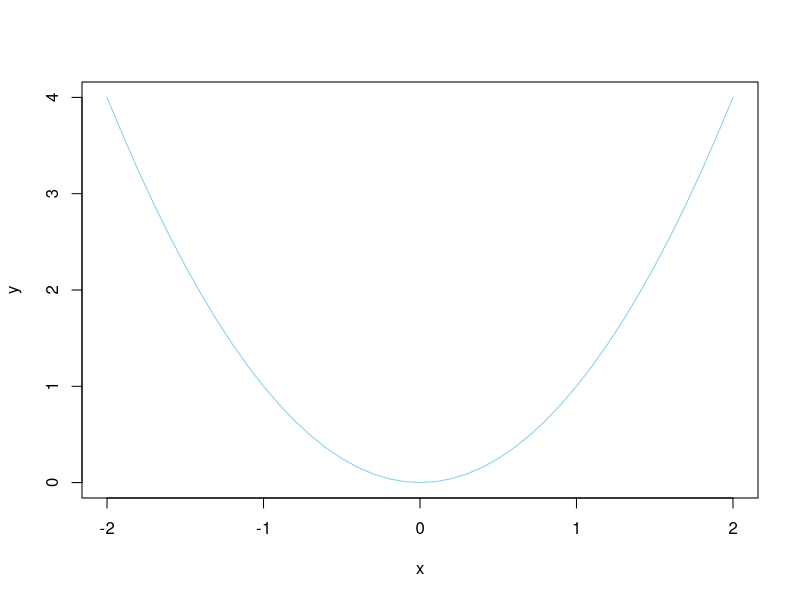
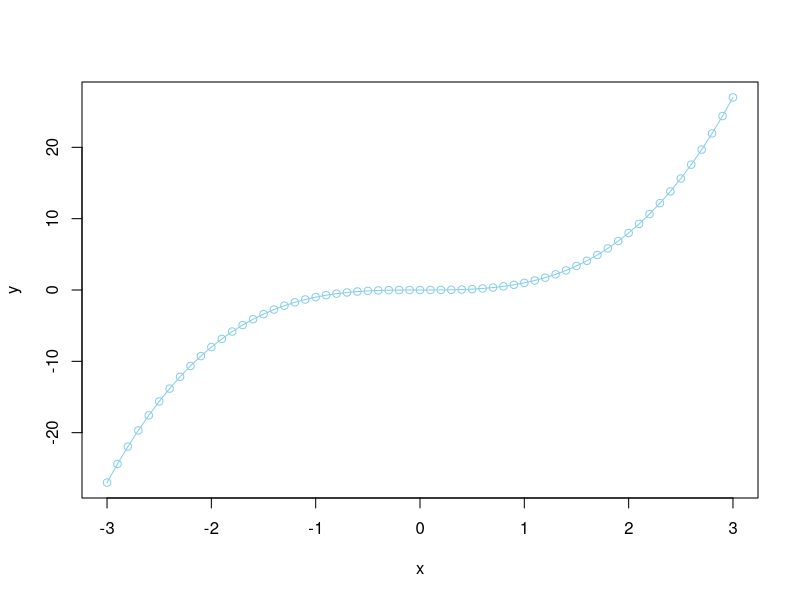

The R script that drew these images, in order:
####BDA Ch 3############

x = seq(from = -2, to = 2, by = 0.1)  # Specify vector of x values

y = x^2                               # specify corresponding y values

plot(x, y , col = "skyblue", type = "l") # default is dot, type determines the shape, in this case its l for line



ABC <- c("A","B","C")

rep(ABC, each =2, times = 2)


# ok rn this is not in an intutivie order
x = c("high","medium","low","high","medium")

x
xf = factor(x) # converting x into factor(categorical)

# integers is based on alphabetical order
xf
as.numeric(xf)

# reorder levels & even relabeling them

xf = factor(xf, levels=c("low","medium","high"), ordered = TRUE,
            labels = c("Bottom","Middle","Top"))

xf
as.numeric(xf)






for (countDown in 5:1) {
  show(countDown)
}


x = seq( from = -3, to = 3 , by = 0.1 )   # Specify vector of x values.
y = x^3                                   # Specify corresponding y values.
plot( x , y , col="skyblue" , type="o" )   # Plot the x,y points as a blue line.


# remember to search this
## saveGraph( file="Exercise.03.3" , type="eps")
